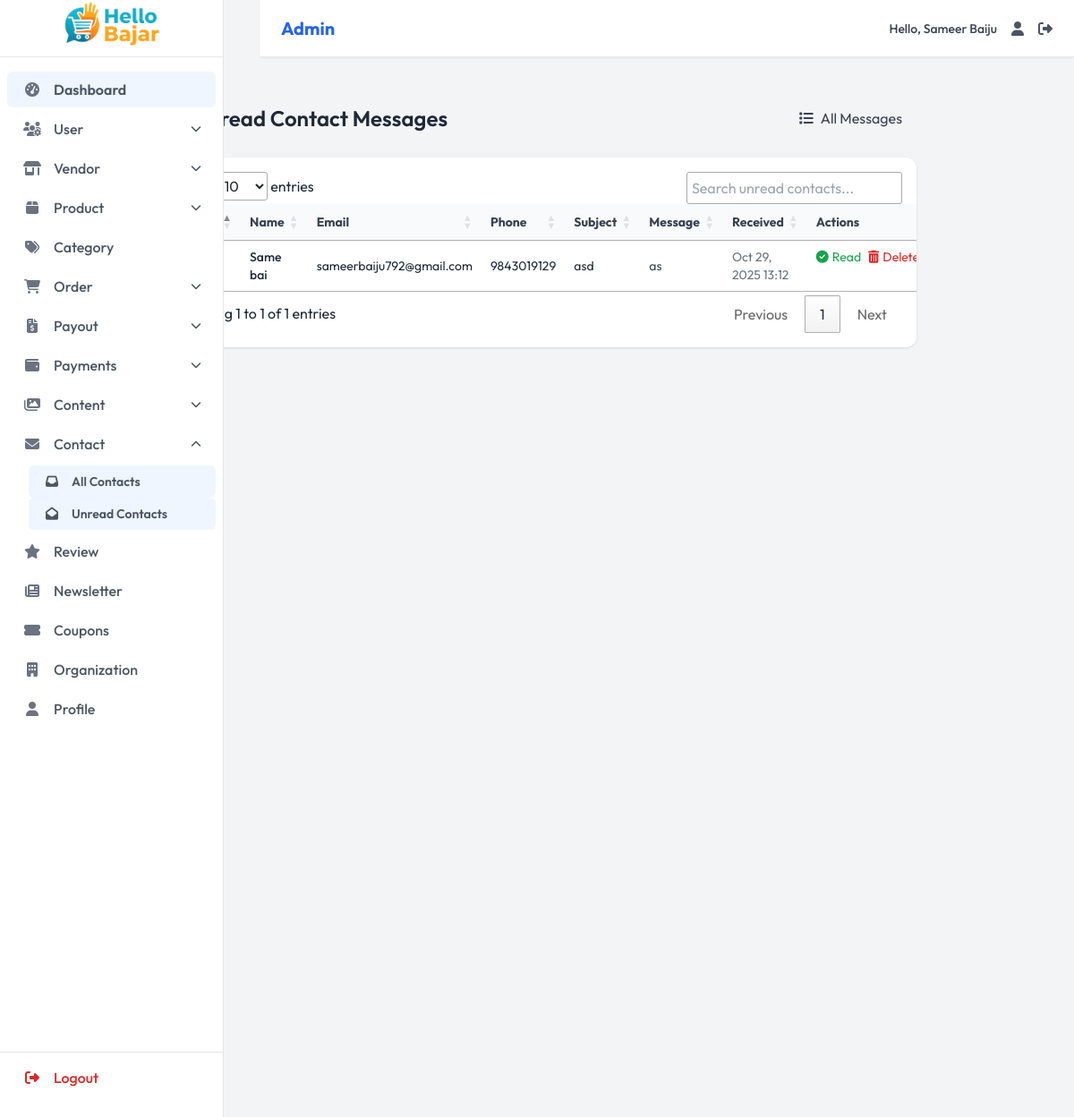
Screenshot of /admin-dashboard/contacts/unread/ (signed in) with the database file from the repository.
### dashboard/models.py (models this page shows, shortened)
class Organization(models.Model):
    name = models.CharField(max_length=200, default="My Store")
    logo = models.ImageField(upload_to='org/', blank=True, null=True)
    email = models.EmailField()
    phone = models.CharField(max_length=15)
    phone_secondary = models.CharField(max_length=15, blank=True)
    address = models.TextField()
    facebook = models.URLField(blank=True)
    instagram = models.URLField(blank=True)
    twitter = models.URLField(blank=True)
    youtube = models.URLField(blank=True)
    tiktok = models.URLField(blank=True)
    class Meta:
        verbose_name = 'Organization Info'
        verbose_name_plural = 'Organization Info'

class Contact(models.Model):
    name = models.CharField(max_length=100)
    email = models.EmailField()
    phone = models.CharField(max_length=15, blank=True)
    subject = models.CharField(max_length=200, blank=True)
    message = models.TextField()
    is_read = models.BooleanField(default=False)
    replied = models.BooleanField(default=False)
    created_at = models.DateTimeField(auto_now_add=True)
    class Meta:
        ordering = ['-created_at']

### dashboard/views.py (the view)
    @login_required
    def wrapper(request, *args, **kwargs):
        if not hasattr(request.user, 'role') or not request.user.role.is_admin():
            return redirect('home')
        return view_func(request, *args, **kwargs)

### dashboard/models.py (called while the page is built)
    def is_admin(self):
        return self.role == 'admin'

### dashboard/views.py (called while the page is built)
def admin_required(view_func):
    @login_required
    def wrapper(request, *args, **kwargs):
        if not hasattr(request.user, 'role') or not request.user.role.is_admin():
            return redirect('home')
        return view_func(request, *args, **kwargs)
    return wrapper

@admin_required
def admin_contacts_unread(request):
    contacts = Contact.objects.filter(is_read=False).order_by('-created_at')
    return render(request, 'dashboard/pages/contact/contact_unread.html', {'contacts': contacts})

### templates/dashboard/pages/contact/contact_unread.html (shortened to what this page needs)
{% extends 'dashboard/components/base.html' %}
{% load static %}
{% block content %}
<div class="p-6 bg-gray-100 min-h-screen">
  <div class="flex justify-between items-center mb-6">
    <h1 class="text-2xl font-semibold text-gray-800 flex items-center gap-2">
       Unread Contact Messages
    </h1>
    <a href="{% url 'admin_contacts_list' %}"
       class="bg-gray-100 text-gray-700 px-4 py-2 rounded-lg hover:bg-gray-200 transition flex items-center gap-2">
      <i class="fas fa-list"></i> All Messages
    </a>
  </div>
  <div class="bg-white rounded-xl shadow overflow-x-auto p-4">
    <table id="unreadContactTable" class="w-full text-sm table-auto">
      <thead class="bg-gray-50 text-gray-700">
        <tr>
          <th class="px-4 py-2 text-center">Read</th>
          <th class="px-4 py-2 text-left">Name</th>
          <th class="px-4 py-2 text-left">Email</th>
          <th class="px-4 py-2 text-left">Phone</th>
          <th class="px-4 py-2 text-left">Subject</th>
          <th class="px-4 py-2 text-left">Message</th>
          <th class="px-4 py-2 text-left">Received</th>
          <th class="px-4 py-2 text-center">Actions</th>
        </tr>
      </thead>
      <tbody>
        {% for contact in contacts %}
        <tr class="border-b hover:bg-gray-50 {% if not contact.is_read %}bg-yellow-50{% endif %}">
          <td class="px-4 py-2 text-center">
          </td>
          <td class="px-4 py-2 font-medium">{{ contact.name }}</td>
          <td class="px-4 py-2">{{ contact.email }}</td>
          <td class="px-4 py-2">{{ contact.phone|default:"-" }}</td>
          <td class="px-4 py-2">{{ contact.subject|default:"-" }}</td>
          <td class="px-4 py-2 text-gray-700 max-w-xs truncate">{{ contact.message|truncatechars:60 }}</td>
          <td class="px-4 py-2 text-gray-500 text-sm">{{ contact.created_at|date:"M d, Y H:i" }}</td>
          <td class="px-4 py-2 text-center flex justify-center gap-2">
            <a href="{% url 'admin_read_contacts' %}?id={{ contact.id }}&is_read=True"
               class="flex items-center gap-1 text-green-600 hover:text-green-800 transition"
               title="Mark as Read"
               onclick="return confirm('Mark this message as read?');">
              <i class="fas fa-check-circle"></i> Read
            </a>
            <a href="{% url 'admin_contact_delete' contact.id %}"
               class="flex items-center gap-1 text-red-600 hover:text-red-800 transition"
               title="Delete"
               onclick="return confirm('Are you sure you want to delete this message?');">
              <i class="fas fa-trash-alt"></i> Delete
            </a>
          </td>
        </tr>
        {% empty %}
        <tr>
          <td colspan="8" class="text-center py-4 text-gray-500">No unread messages found.</td>
        </tr>
        {% endfor %}
      </tbody>
    </table>
  </div>
</div>
{% endblock %}

### templates/dashboard/components/navbar.html (shortened to what this page needs)
<nav class="navbar bg-white border-b border-gray-200 fixed top-0 md:left-[290px] left-0 right-0 z-40 flex items-center justify-between px-6 py-3 shadow-sm">
  <div class="flex items-center">
   <span class="text-xl font-bold text-blue-600">
    {% if request.user.role.role == 'admin' %}
        Admin
    {% else %}
        Vendor
    {% endif %}
</span>
  </div>
  <div class="flex items-center space-x-4">
    <span class="text-sm font-medium text-gray-700">Hello, {{user.first_name}} {{user.last_name}}</span>
    <a href="" class="hover:text-blue-600 transition-colors duration-200" title="Profile" aria-label="Profile">
      <i class="fas fa-user text-gray-600"></i>
    </a>
    <a href="{% url 'logout'%}" class="hover:text-blue-600 transition-colors duration-200" title="Logout" aria-label="Logout">
      <i class="fas fa-sign-out-alt text-gray-600"></i>
    </a>
  </div>
</nav>

### templates/dashboard/components/sidebar.html (shortened to what this page needs)
<aside
  id="sidebar"
  class="bg-white border-r border-gray-200 w-[250px] fixed inset-y-0 left-0 transform transition-transform duration-300 md:translate-x-0 -translate-x-full z-30 flex flex-col pb-6"
  aria-label="Main navigation"
>
  <div class="px-0 py-0 h-16 flex items-center border-b border-gray-200">
    <a href="{% if request.user.role.role == 'admin' %}{% url 'admin_dashboard' %}{% else %}{% url 'vendor_dashboard' %}{% endif %}"
       class="flex items-center justify-center w-full h-full"
       aria-label="Hello Bazar Dashboard">
      <img src="{{organization.logo.url}}" alt="Hello Bazar Logo" class="h-full w-full object-contain">
    </a>
  </div>
  {% if request.user.role.role == 'admin' %}
  <nav class="flex-grow overflow-y-auto py-4 text-md" aria-label="Sidebar navigation">
    <ul class="space-y-1 px-2">
      <li>
        <a href="{% url 'admin_dashboard' %}" class="sidebar-link flex items-center px-4 py-2 rounded-md text-gray-600 font-medium hover:bg-gray-100 transition-all duration-200">
          <i class="fas fa-tachometer-alt w-6 text-center text-gray-500 mr-3"></i>
          <span>Dashboard</span>
        </a>
      </li>
      <li>
        <button class="sidebar-dropdown-toggle flex items-center w-full px-4 py-2 rounded-md text-gray-600 font-medium hover:bg-gray-100 transition-all duration-200">
          <i class="fas fa-users-cog w-6 text-center text-gray-500 mr-3"></i>
          <span>User</span>
          <i class="dropdown-icon fas fa-chevron-down text-xs ml-auto transition-transform duration-200"></i>
        </button>
      </li>
      <li>
        <button class="sidebar-dropdown-toggle flex items-center w-full px-4 py-2 rounded-md text-gray-600 font-medium hover:bg-gray-100 transition-all duration-200">
          <i class="fas fa-store-alt w-6 text-center text-gray-500 mr-3"></i>
          <span>Vendor</span>
          <i class="dropdown-icon fas fa-chevron-down text-xs ml-auto transition-transform duration-200"></i>
        </button>
      </li>
      <li>
        <button class="sidebar-dropdown-toggle flex items-center w-full px-4 py-2 rounded-md text-gray-600 font-medium hover:bg-gray-100 transition-all duration-200">
          <i class="fas fa-box w-6 text-center text-gray-500 mr-3"></i>
          <span>Product</span>
          <i class="dropdown-icon fas fa-chevron-down text-xs ml-auto transition-transform duration-200"></i>
        </button>
      </li>
      <li>
        <a href="{% url 'admin_categories_list' %}" class="sidebar-link flex items-center px-4 py-2 rounded-md text-gray-600 font-medium hover:bg-gray-100 transition-all duration-200">
          <i class="fas fa-tags w-6 text-center text-gray-500 mr-3"></i>
          <span>Category</span>
        </a>
      </li>
      <li>
        <button class="sidebar-dropdown-toggle flex items-center w-full px-4 py-2 rounded-md text-gray-600 font-medium hover:bg-gray-100 transition-all duration-200">
          <i class="fas fa-shopping-cart w-6 text-center text-gray-500 mr-3"></i>
          <span>Order</span>
          <i class="dropdown-icon fas fa-chevron-down text-xs ml-auto transition-transform duration-200"></i>
        </button>
      </li>
      <li>
        <button class="sidebar-dropdown-toggle flex items-center w-full px-4 py-2 rounded-md text-gray-600 font-medium hover:bg-gray-100 transition-all duration-200">
          <i class="fas fa-file-invoice-dollar w-6 text-center text-gray-500 mr-3"></i>
          <span>Payout</span>
          <i class="dropdown-icon fas fa-chevron-down text-xs ml-auto transition-transform duration-200"></i>
        </button>
      </li>
  <li>
    <button class="sidebar-dropdown-toggle flex items-center w-full px-4 py-2 rounded-md text-gray-600 font-medium hover:bg-gray-100 transition-all duration-200">
      <i class="fas fa-wallet w-6 text-center text-gray-500 mr-3"></i>
      <span>Payments</span>
      <i class="dropdown-icon fas fa-chevron-down text-xs ml-auto transition-transform duration-200"></i>
    </button>
  </li>
      <li>
        <button class="sidebar-dropdown-toggle flex items-center w-full px-4 py-2 rounded-md text-gray-600 font-medium hover:bg-gray-100 transition-all duration-200">
          <i class="fas fa-images w-6 text-center text-gray-500 mr-3"></i>
          <span>Content</span>
          <i class="dropdown-icon fas fa-chevron-down text-xs ml-auto transition-transform duration-200"></i>
        </button>
      </li>
      <li>
        <button class="sidebar-dropdown-toggle flex items-center w-full px-4 py-2 rounded-md text-gray-600 font-medium hover:bg-gray-100 transition-all duration-200">
          <i class="fas fa-envelope w-6 text-center text-gray-500 mr-3"></i>
          <span>Contact</span>
          <i class="dropdown-icon fas fa-chevron-down text-xs ml-auto transition-transform duration-200"></i>
        </button>
        <ul class="sidebar-submenu hidden pl-6 mt-1">
          <li>
            <a href="{% url 'admin_contacts_list' %}" class="sublink flex items-center px-4 py-2 rounded-md text-gray-600 font-normal text-sm hover:bg-gray-100 transition-all duration-200">
              <i class="fas fa-inbox w-5 text-center mr-3"></i>
              All Contacts
            </a>
          </li>
          <li>
            <a href="{% url 'admin_contact_unread'%}" class="sublink flex items-center px-4 py-2 rounded-md text-gray-600 font-normal text-sm hover:bg-gray-100 transition-all duration-200">
              <i class="fas fa-envelope-open w-5 text-center mr-3"></i>
              Unread Contacts
            </a>
          </li>
        </ul>
      </li>
      <li>
        <a href="{% url 'admin_reviews_list' %}" class="sidebar-link flex items-center px-4 py-2 rounded-md text-gray-600 font-medium hover:bg-gray-100 transition-all duration-200">
          <i class="fas fa-star w-6 text-center text-gray-500 mr-3"></i>
          <span>Review</span>
        </a>
      </li>
      <li>
        <a href="{% url 'admin_newsletter_list' %}" class="sidebar-link flex items-center px-4 py-2 rounded-md text-gray-600 font-medium hover:bg-gray-100 transition-all duration-200">
          <i class="fas fa-newspaper w-6 text-center text-gray-500 mr-3"></i>
          <span>Newsletter</span>
        </a>
      </li>
      <li>
        <a href="{% url 'admin_coupons_list' %}" class="sidebar-link flex items-center px-4 py-2 rounded-md text-gray-600 font-medium hover:bg-gray-100 transition-all duration-200">
          <i class="fas fa-ticket-alt w-6 text-center text-gray-500 mr-3"></i>
          <span>Coupons</span>
        </a>
      </li>
      <li>
        <a href="{% url 'admin_organization_view' %}" class="sidebar-link flex items-center px-4 py-2 rounded-md text-gray-600 font-medium hover:bg-gray-100 transition-all duration-200">
          <i class="fas fa-building w-6 text-center text-gray-500 mr-3"></i>
          <span>Organization</span>
        </a>
      </li>
       <li>
        <a href="{% url 'admin_profile' %}" class="sidebar-link flex items-center px-4 py-2 rounded-md text-gray-600 font-medium hover:bg-gray-100 transition-all duration-200">
          <i class="fas fa-user w-6 text-center text-gray-500 mr-3"></i>
          <span>Profile</span>
        </a>
      </li>
    </ul>
  </nav>
  {% endif %}
  <div class="border-t border-gray-200 pt-2 px-2">
    <ul class="space-y-1">
      <li>
        <a href="{% url 'logout' %}" class="flex items-center px-4 py-2 rounded-md text-red-600 font-medium hover:bg-red-50 transition-all duration-200">
          <i class="fas fa-sign-out-alt w-6 text-center mr-3"></i>
          Logout
        </a>
      </li>
    </ul>
  </div>
</aside>

### templates/dashboard/components/base.html (style rules this page uses)
:root { --primary: #3b82f6; --primary-dark: #456fff; --primary-light: #60a5fa; --secondary: #4b5563; --success: #10b981; --warning: #f59e0b; --danger: #ef4444; --info: #06b6d4; --light: #f3f4f6; --dark: #1f2937; --white: #ffffff; --new-black-light: #344054; --new-black-light-opa: #3440543e; --new-black-dark: #1d2939; --new-blue: #456fff; --spacing-xs: 0.25rem; --spacing-sm: 0.5rem; --spacing-md: 1rem; --spacing-lg: 1.5rem; --spacing-xl: 2rem; --font-family-sans: "Outfit", "Inter", "Segoe UI", "Roboto", "Helvetica Neue", "Open Sans", sans-serif; --text-xs: 0.75rem; --text-sm: 0.875rem; --text-base: 1rem; --text-lg: 1.125rem; --text-xl: 1.25rem; --text-2xl: 1.5rem; --radius-md: 0.375rem; --radius-lg: 0.5rem; }
* { box-sizing: border-box; margin: 0; padding: 0; }
body { font-family: var(--font-family-sans); background-color: var(--light); color: var(--new-black-dark); line-height: 1.5; overflow-x: hidden; height: 100vh; transition: background-color 0.3s, color 0.3s; }
.navbar { background-color: var(--white); padding: var(--spacing-sm) var(--spacing-md); border-bottom: 1px solid var(--light); position: fixed; top: 0; left: 0; right: 0; z-index: 50; display: flex; justify-content: space-between; align-items: center; box-shadow: 0 1px 3px rgba(0, 0, 0, 0.1); height: 4rem; }

### rows the page displays
Organization: logo (picture)
Contact: name "Same bai", email "sameerbaiju792@gmail.com", phone "9843019129", subject "asd", message "as", created_at "Oct 29, 2025 13:12"

### other values shown
{{ user.first_name }} "Sameer"
{{ user.last_name }} "Baiju"
